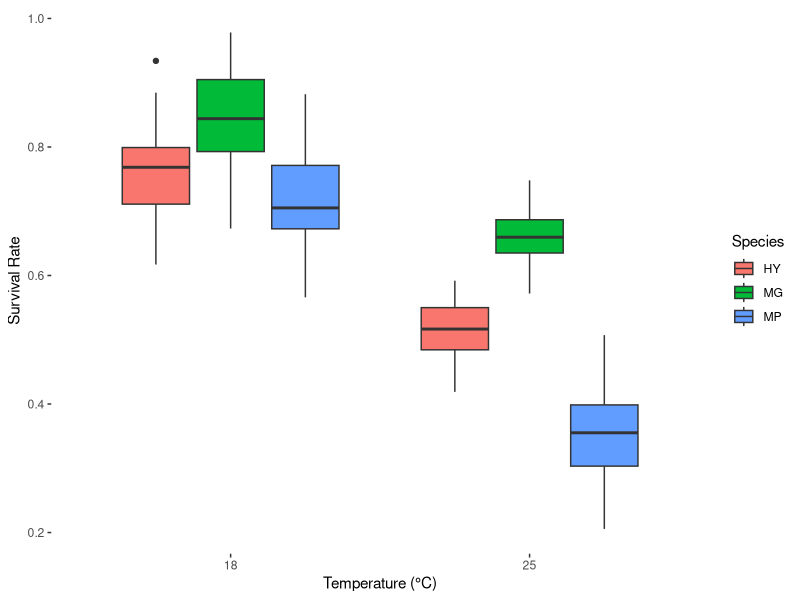
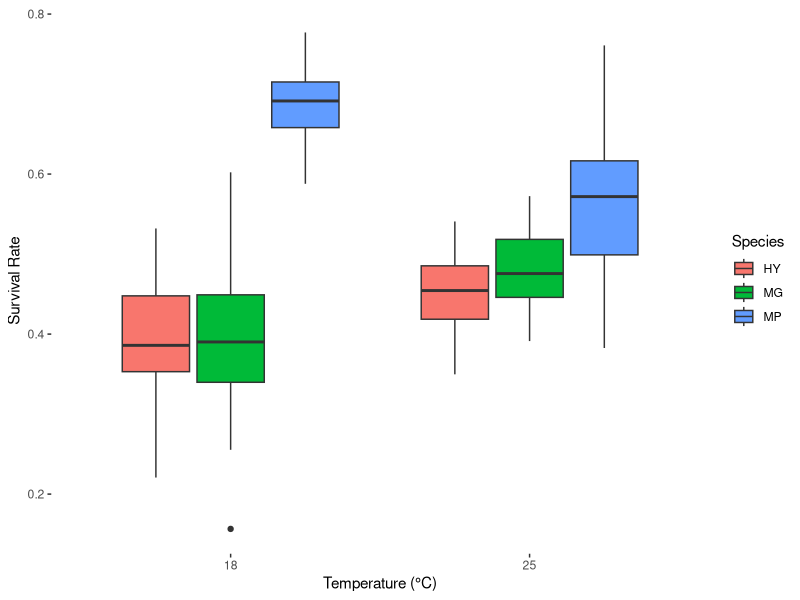
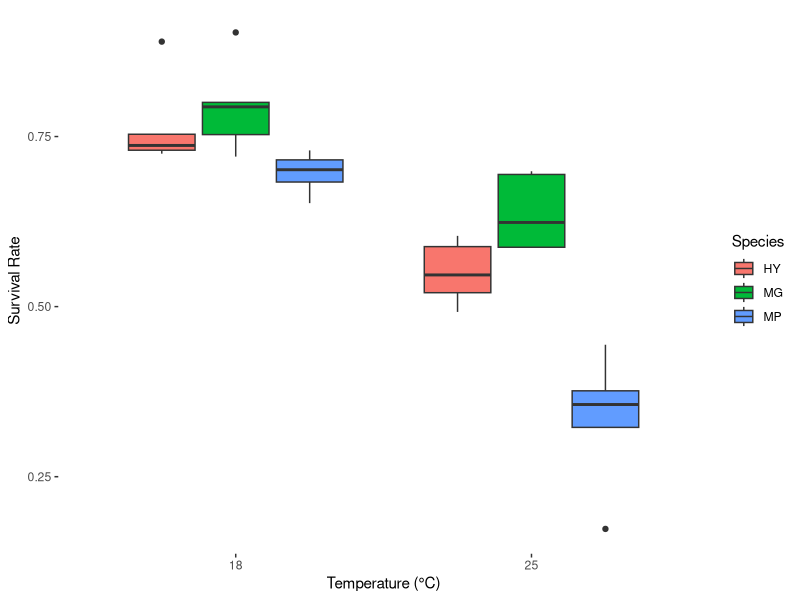

These charts were generated, in order, by the following R code:
## ---- chunk 1
library(tidyverse)
library(ggplot2)
library(MASS)
## ---- chunk 2
# simulated MG
mg_sur_25 <- rnorm(n = 50, mean = 0.65, sd = 0.048)
mg_sur_18 <- rnorm(n = 50, mean = 0.85, sd = 0.076)

# simulated MP
mp_sur_25 <- rnorm(n = 50, mean = 0.37, sd = 0.086)
mp_sur_18 <- rnorm(n = 50, mean = 0.71, sd = 0.053)

# simulated hybrid MG X MP
hy_sur_25 <- rnorm(n=50, mean = 0.52, sd = 0.041)
hy_sur_18 <- rnorm(n=50, mean = 0.75, sd = 0.076)

# combine Atomic vectors so they can go into DF
surv_rate <- c(mp_sur_18, mg_sur_18, hy_sur_18, mp_sur_25, mg_sur_25, hy_sur_25)

temp_treatment <- c(rep(18, 150), rep(25, 150))

species <- c(rep("MP", 50), rep("MG", 50), rep("HY", 50),rep("MP", 50), rep("MG", 50), rep("HY", 50))
## ---- chunk 3
dat <- data.frame(index=1:length(surv_rate),
                   surv_rate=surv_rate,
                   temp=temp_treatment,
                   species=species)
dat$temp<-as.factor(dat$temp)

# Define temperature as.factor for later analysis. Otherwise, it will be treated as a continuous variable, which isn't useful for this analysis.

# check out structure of data frame and make sure it's how I expect
head(dat)
str(dat)
## ---- chunk 4
# Run ANOVA
ANOmodel <- aov(surv_rate~temp + species + temp:species,data=dat)

# Check out ANOVA
print(ANOmodel)
print(summary(ANOmodel))
z <- summary(ANOmodel)
str(z)
## ---- chunk 5
boxplot <-ggplot(data=dat) +
  aes(x=temp, y=surv_rate, fill=species) +
  geom_boxplot() +
  xlab("Temperature (°C)") +
  ylab("Survival Rate")
boxplot + labs(fill = "Species") + theme(panel.background = element_blank())
## ---- chunk 6
# Randombly generated means
set.seed(04199968)
mean <- runif(n=6, min = 0.4, max = 0.75)

# simulated MG
mg_sur_25 <- rnorm(n = 50, mean = mean[1], sd = 0.048)
mg_sur_18 <- rnorm(n = 50, mean = mean[2], sd = 0.076)

# simulated MP
mp_sur_25 <- rnorm(n = 50, mean = mean[3], sd = 0.086)
mp_sur_18 <- rnorm(n = 50, mean = mean[4], sd = 0.053)

# simulated hybrid MG X MP
hy_sur_25 <- rnorm(n=50, mean = mean[5], sd = 0.041)
hy_sur_18 <- rnorm(n=50, mean = mean[6], sd = 0.076)

# combine Atomic vectors so they can go into DF
surv_rate <- c(mp_sur_18, mg_sur_18, hy_sur_18, mp_sur_25, mg_sur_25, hy_sur_25)

temp_treatment <- c(rep(18, 150), rep(25, 150))

species <- c(rep("MP", 50), rep("MG", 50), rep("HY", 50),rep("MP", 50), rep("MG", 50), rep("HY", 50))

## ---- chunk 7
dat <- data.frame(index=1:length(surv_rate),
                   surv_rate=surv_rate,
                   temp=temp_treatment,
                   species=species)
dat$temp<-as.factor(dat$temp)
## ---- chunk 8
# Run ANOVA
ANOmodel <- aov(surv_rate~temp + species + temp:species,data=dat)

# Check out ANOVA
print(ANOmodel)
print(summary(ANOmodel))
z <- summary(ANOmodel)
str(z)
## ---- chunk 9
boxplot <-ggplot(data=dat) +
  aes(x=temp, y=surv_rate, fill=species) +
  geom_boxplot() +
  xlab("Temperature (°C)") +
  ylab("Survival Rate")
boxplot + labs(fill = "Species") + theme(panel.background = element_blank())
## ---- chunk 10
# simulated MG
mg_sur_25 <- rnorm(n = 5, mean = 0.65, sd = 0.048)
mg_sur_18 <- rnorm(n = 5, mean = 0.85, sd = 0.076)

# simulated MP
mp_sur_25 <- rnorm(n = 5, mean = 0.37, sd = 0.086)
mp_sur_18 <- rnorm(n = 5, mean = 0.71, sd = 0.053)

# simulated hybrid MG X MP
hy_sur_25 <- rnorm(n=5, mean = 0.52, sd = 0.041)
hy_sur_18 <- rnorm(n=5, mean = 0.75, sd = 0.076)

# combine Atomic vectors so they can go into DF
surv_rate <- c(mp_sur_18, mg_sur_18, hy_sur_18, mp_sur_25, mg_sur_25, hy_sur_25)

temp_treatment <- c(rep(18, (5*6)/2), rep(25, (5*6)/2))

species <- c(rep("MP", 5), rep("MG", 5), rep("HY", 5),rep("MP", 5), rep("MG", 5), rep("HY", 5))

## ---- chunk 11
dat <- data.frame(index=1:length(surv_rate),
                   surv_rate=surv_rate,
                   temp=temp_treatment,
                   species=species)
dat$temp<-as.factor(dat$temp)
## ---- chunk 12
# Run ANOVA
ANOmodel <- aov(surv_rate~temp + species + temp:species,data=dat)

# Check out ANOVA
print(ANOmodel)
print(summary(ANOmodel))
z <- summary(ANOmodel)
str(z)
## ---- chunk 13
boxplot <-ggplot(data=dat) +
  aes(x=temp, y=surv_rate, fill=species) +
  geom_boxplot() +
  xlab("Temperature (°C)") +
  ylab("Survival Rate")
boxplot + labs(fill = "Species") + theme(panel.background = element_blank())
